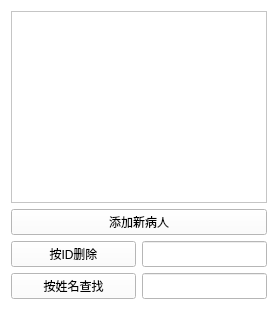
     <widget class="QWidget" name="patientList">
      <property name="styleSheet">
       <string notr="true">background-color: rgb(255, 255, 255);</string>
      </property>
      <layout class="QVBoxLayout" name="verticalLayout_3" stretch="0,0,0,0">
       <item>
        <widget class="QTableView" name="patienttableView"/>
       </item>
       <item>
        <widget class="QPushButton" name="addpatientButton">
         <property name="sizePolicy">
          <sizepolicy hsizetype="Preferred" vsizetype="Preferred">
           <horstretch>0</horstretch>
           <verstretch>0</verstretch>
          </sizepolicy>
         </property>
         <property name="text">
          <string>添加新病人</string>
         </property>
        </widget>
       </item>
       <item>
        <layout class="QHBoxLayout" name="horizontalLayout_2">
         <item>
          <widget class="QPushButton" name="deletepatientButton">
           <property name="text">
            <string>按ID删除</string>
           </property>
          </widget>
         </item>
         <item>
          <widget class="QLineEdit" name="patientdelete_lineEdit">
           <property name="sizePolicy">
            <sizepolicy hsizetype="Preferred" vsizetype="Preferred">
             <horstretch>0</horstretch>
             <verstretch>0</verstretch>
            </sizepolicy>
           </property>
          </widget>
         </item>
        </layout>
       </item>
       <item>
        <layout class="QHBoxLayout" name="horizontalLayout_3">
         <item>
          <widget class="QPushButton" name="searchpatientButton">
           <property name="text">
            <string>按姓名查找</string>
           </property>
          </widget>
         </item>
         <item>
          <widget class="QLineEdit" name="lineEdit">
           <property name="sizePolicy">
            <sizepolicy hsizetype="Preferred" vsizetype="Preferred">
             <horstretch>0</horstretch>
             <verstretch>0</verstretch>
            </sizepolicy>
           </property>
          </widget>
         </item>
        </layout>
       </item>
      </layout>
     </widget>
